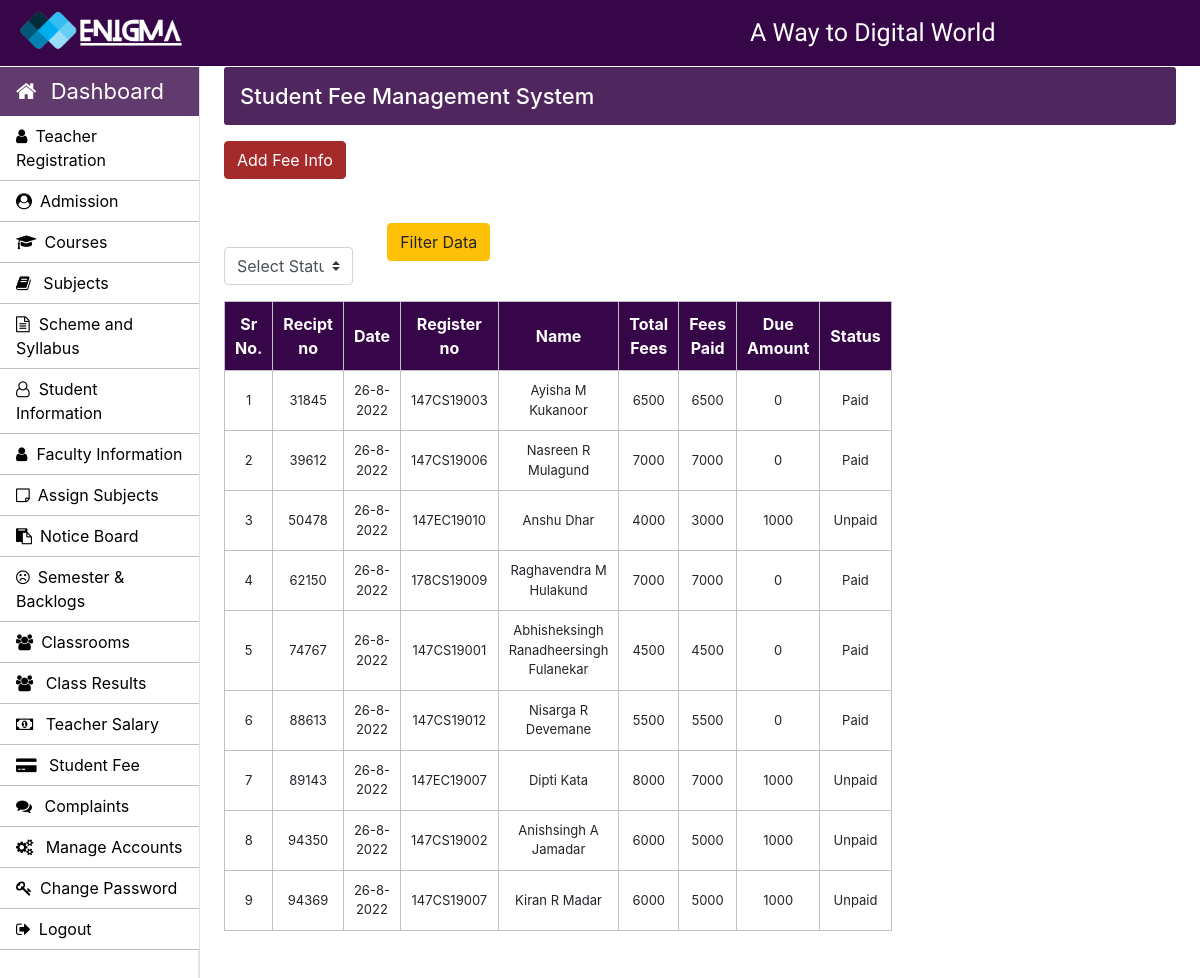
Screenshot of /Admin/student-fee.php (signed in) with the database file from the repository.
### tables this page shows
CREATE TABLE `student_information` (
  `register_no` varchar(30) NOT NULL,
  `first_name` varchar(30) DEFAULT NULL,
  `middle_name` varchar(30) DEFAULT NULL,
  `last_name` varchar(30) DEFAULT NULL,
  `email` varchar(30) DEFAULT NULL,
  `mobile_no` varchar(13) DEFAULT NULL,
  `mobile_no_2` varchar(13) DEFAULT NULL,
  `course` varchar(30) DEFAULT NULL,
  `applicant_status` varchar(30) DEFAULT NULL,
  `application_status` varchar(30) DEFAULT NULL,
  `dob` varchar(30) DEFAULT NULL,
  `native_city` varchar(30) DEFAULT NULL,
  `pincode` varchar(6) DEFAULT NULL,
  `caste` varchar(30) DEFAULT NULL,
  `subcaste` varchar(30) DEFAULT NULL,
  `gender` varchar(30) DEFAULT NULL,
  `date_of_submission` varchar(30) DEFAULT NULL,
  `nationality` varchar(30) DEFAULT NULL,
  `sslc_percentage` varchar(10) DEFAULT NULL,
  `home_address` varchar(80) DEFAULT NULL,
  `place_of_birth` varchar(30) DEFAULT NULL,
  `mother_tongue` varchar(30) DEFAULT NULL,
  `sslc_complition_date` varchar(30) DEFAULT NULL,
  `sslc_attempt` varchar(30) DEFAULT NULL,
  `profile_image` varchar(60) DEFAULT NULL,
  `matric_certificate` varchar(30) DEFAULT NULL
);

CREATE TABLE `student_fees` (
  `recipt_no` int(10) NOT NULL,
  `date` varchar(15) NOT NULL,
  `register_no` varchar(30) NOT NULL,
  `total_fees` int(20) NOT NULL,
  `paid_fees` int(20) NOT NULL,
  `status` varchar(20) NOT NULL
);

### Admin/student-fee.php (the view, shortened to what this page needs)
<?php
		require_once "../connection/connection.php";
	?>
<!doctype html>
<html lang="en">
	<head>
	</head>
	<body>
		<?php include('../common/common-header.php') ?>
		<?php include('../common/admin-sidebar.php') ?>
		<main role="main" class="col-xl-10 col-lg-9 col-md-8 ml-sm-auto px-md-4 mb-2 w-100">
			<div class="sub-main">
				<div class="bar-margin text-center d-flex flex-wrap flex-md-nowrap pt-3 pb-2 mb-3 text-white admin-dashboard pl-3">
					<h4>Student Fee Management System </h4>
				</div>
				<button type="button" class="btn btn-primary" data-toggle="modal" data-target=".bd-example-modal-lg">Add Fee Info</button><br><br>
				<div class="row w-100">
					<div class=" col-lg-6 col-md-6 col-sm-12 mt-1 ">
						<form action="student-fee.php" method="post" enctype="multipart/form-data">
						<div class="row mt-3 ">
							<div class="col-md-4">
								<div class="form-group">
									<select class="browser-default custom-select" name="filter_status">
										<option>Select Status</option>
									</select>
								</div>
							</div>
							<div class="col-md-4">
								<div class="form-group">
									<input type="submit" class="btn btn-warning" name="btn_filter" value="Filter Data">
								</div>
							</div>
							</div>
						</form>
						<table class="w-100 table-elements mb-5 table-three-tr text-center" cellpadding="10">
							<tr class="w-100 table-tr-head table-three text-white">
									<th>Sr No.</th>
									<th>Recipt no</th>
									<th>Date</th>
									<th>Register no</th>
									<th>Name</th>
									<th>Total Fees</th>
									<th>Fees Paid</th>
									<th>Due Amount</th>
									<th>Status</th>
								</tr>
								<?php
								$sr = 1;
								$query="SELECT recipt_no,date,student_information.register_no,first_name,middle_name,last_name,total_fees,paid_fees,status from student_information,student_fees WHERE student_information.register_no = student_fees.register_no ";
								$run=mysqli_query($con,$query);
								while($row=mysqli_fetch_array($run)) {?>
									<tr class="text-center"><?php
										$total = $row['total_fees'];
										$paid = $row['paid_fees'];?>
										<td><?php echo $sr++ ?></td>
										<td><?php echo $row['recipt_no'] ?></td>
										<td><?php echo $row['date']?></td>
										<td><?php echo $row['register_no'] ?></td>
										<td><?php echo $row['first_name']." ".$row['middle_name']." ".$row['last_name'] ?></td>
										<td><?php echo $row['total_fees'] ?></td>
										<td><?php echo $row['paid_fees'] ?></td>
										<td><?php echo $total-$paid?></td>
										<td><?php echo $row['status'] ?></td>
									</tr>
								<?php }
								?>
							</table>
					</div>
				</div>
			</div>
		</main>
	</body>
</html>

### Css/style.css (style rules this page uses)
h4 { font-size: 22px; }
.admin-dashboard { margin-top: 1px !important; background: #370648de !important; border-radius: 3px; }
.table-elements tr, td, th { font-size: 13px; border: 1px solid rgb(194, 193, 193); padding-left: 10px !important; }
.table-three { background: #370648 !important; }
.table-tr-head { height: 45px !important; padding: 10px !important; margin-top: 5px !important; }
.table-font-for-transcript td, th { font-size: 16px !important; }

### rows the page displays
student_information: student_fees.recipt_no "31845", student_fees.date "26-8-2022", register_no "147CS19003", first_name "Ayisha", middle_name "M", last_name "Kukanoor", student_fees.total_fees "6500", student_fees.paid_fees "6500", student_fees.total_fees+paid_fees "0", student_fees.status "Paid"
student_information: student_fees.recipt_no "39612", student_fees.date "26-8-2022", register_no "147CS19006", first_name "Nasreen", middle_name "R", last_name "Mulagund", student_fees.total_fees "7000", student_fees.paid_fees "7000", student_fees.total_fees+paid_fees "0", student_fees.status "Paid"
student_information: student_fees.recipt_no "50478", student_fees.date "26-8-2022", register_no "147EC19010", first_name "Anshu", last_name "Dhar", student_fees.total_fees "4000", student_fees.paid_fees "3000", student_fees.total_fees+paid_fees "1000", student_fees.status "Unpaid"
student_information: student_fees.recipt_no "62150", student_fees.date "26-8-2022", register_no "178CS19009", first_name "Raghavendra", middle_name "M", last_name "Hulakund", student_fees.total_fees "7000", student_fees.paid_fees "7000", student_fees.total_fees+paid_fees "0", student_fees.status "Paid"
student_information: student_fees.recipt_no "74767", student_fees.date "26-8-2022", register_no "147CS19001", first_name "Abhisheksingh", middle_name "Ranadheersingh", last_name "Fulanekar", student_fees.total_fees "4500", student_fees.paid_fees "4500", student_fees.total_fees+paid_fees "0", student_fees.status "Paid"
student_information: student_fees.recipt_no "88613", student_fees.date "26-8-2022", register_no "147CS19012", first_name "Nisarga", middle_name "R", last_name "Devemane", student_fees.total_fees "5500", student_fees.paid_fees "5500", student_fees.total_fees+paid_fees "0", student_fees.status "Paid"
student_information: student_fees.recipt_no "89143", student_fees.date "26-8-2022", register_no "147EC19007", first_name "Dipti", last_name "Kata", student_fees.total_fees "8000", student_fees.paid_fees "7000", student_fees.total_fees+paid_fees "1000", student_fees.status "Unpaid"
student_information: student_fees.recipt_no "94350", student_fees.date "26-8-2022", register_no "147CS19002", first_name "Anishsingh", middle_name "A", last_name "Jamadar", student_fees.total_fees "6000", student_fees.paid_fees "5000", student_fees.total_fees+paid_fees "1000", student_fees.status "Unpaid"
student_information: student_fees.recipt_no "94369", student_fees.date "26-8-2022", register_no "147CS19007", first_name "Kiran", middle_name "R", last_name "Madar", student_fees.total_fees "6000", student_fees.paid_fees "5000", student_fees.total_fees+paid_fees "1000", student_fees.status "Unpaid"
